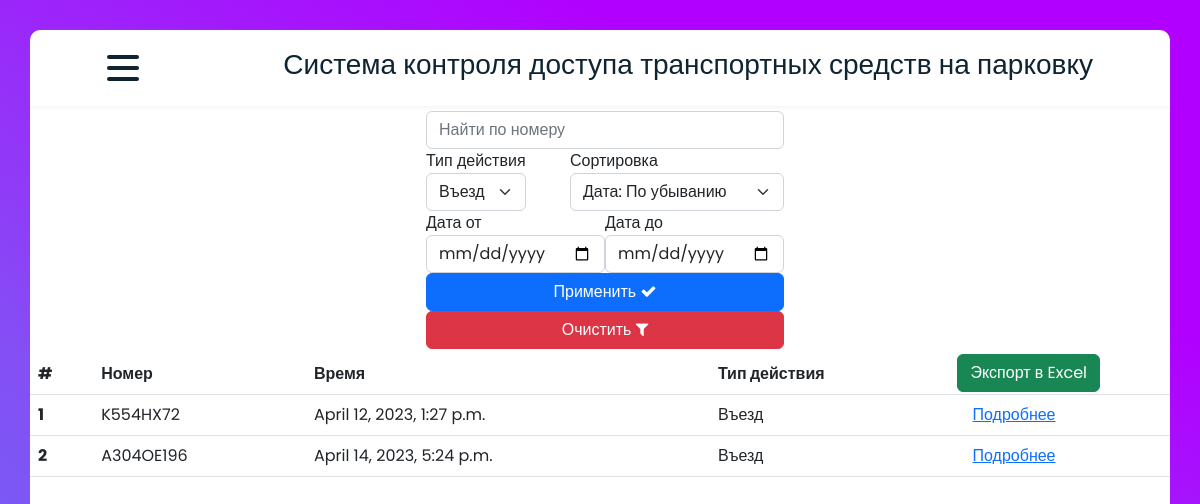
Before: /actions-history/ (signed in) with the older database file.
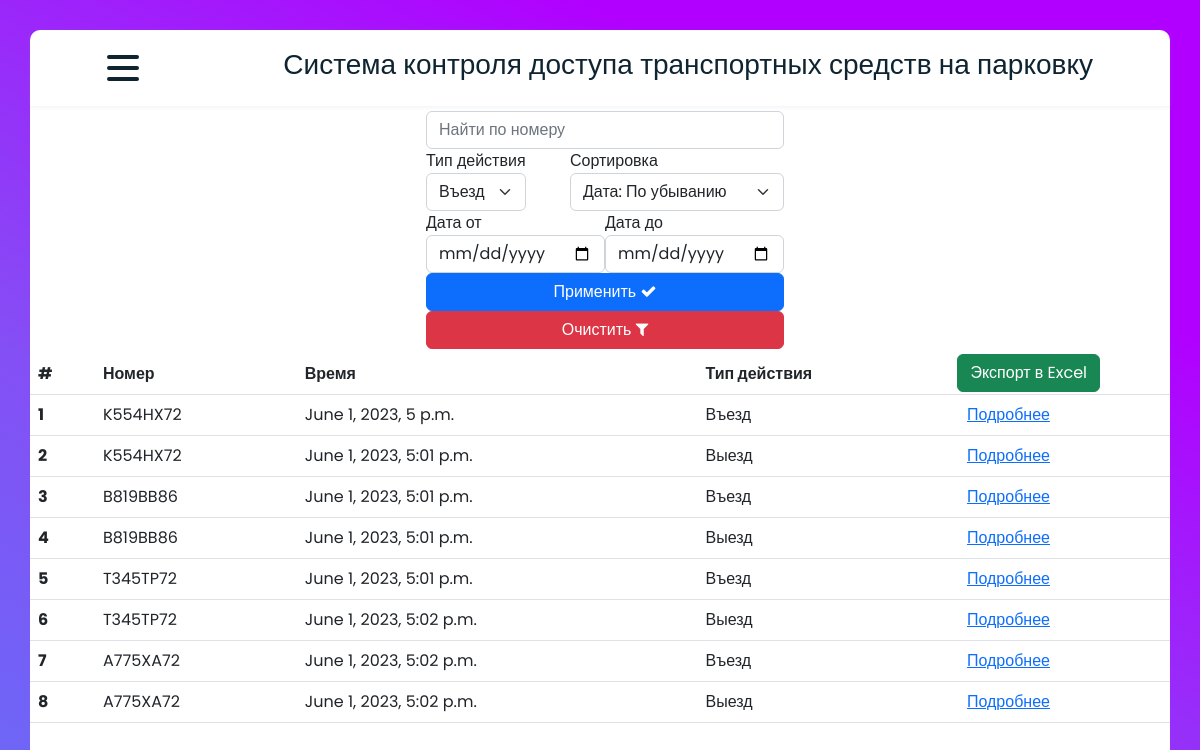
After: the same page with the newer database file.
### carRegister/models.py (models this page shows, shortened)
class CarRegister(models.Model):
    employee = models.ForeignKey(WhiteList, on_delete=models.CASCADE)
    type_of_action = models.CharField("Название действия", max_length=20)
    date = models.DateTimeField("Время")
    image = models.ImageField(upload_to='carRegister/')

class WhiteList(models.Model):
    name = models.CharField('Имя пользователя', max_length=50)
    car_number = models.CharField('Номер автомобиля', max_length=11)

### carRegister/views.py (the view)
# urls.py: path('actions-history/', actions_history),
@login_required(login_url='/account/login')
def actions_history(request):
    objects = {}
    if request.method == 'POST':
        number = request.POST.get('number')
        order = request.POST.get('order')
        date_from = request.POST.get('date_from')
        date_to = request.POST.get('date_to')
        type_of_action = request.POST.get('type_of_action')
        if number:
            number = WhiteList.objects.filter(car_number=number.upper().strip())
            cars = CarRegister.objects.filter(employee__in=number).filter(type_of_action=type_of_action)
        else:
            cars = CarRegister.objects.filter(type_of_action=type_of_action)
        if order == "desc":
            objects["objects"] = cars.order_by('-date')
        else:
            objects["objects"] = cars.order_by('date')
        if date_from:
            objects["objects"] = cars.filter(date__gte=date_from)
        if date_to:
            objects["objects"] = cars.filter(date__lte=date_to)
    else:
        objects["objects"] = CarRegister.objects.all()
    return render(request, 'carRegister/actions-history.html', objects)

### carRegister/templates/carRegister/actions-history.html (shortened to what this page needs)
{% extends 'carRegister/layout.html' %}
{% load static %}
{% block content %}
<div class="input-group" id="input-group" style="justify-content: center; margin: 5px;">
  <form action="" method="POST" style="display: flex; flex-direction: column;">
  <div class="form-outline">
    <input type="search" id="form1" name="number" class="form-control" placeholder="Найти по номеру" />
  </div>
    <div style="display: flex; flex-direction: column">
    <div class="form-outline" style="display: flex; justify-content: space-between;">
      <section>Тип действия<select name="type_of_action" id="type_of_action" class="form-select">
        <option value="Въезд">Въезд</option>
      </select>
        </section>
      <section>Сортировка
     <select name="order" id="order" class="form-select">
       <option value="desc"> Дата: По убыванию</option>
    </select>
        </section>
      </div>
      <div style="display: flex; flex-direction: row;">
        <section>Дата от<input type="date" id="date_from" name="date_from" class="form-control"/></section>
        <section>Дата до<input type="date" id="date_to" name="date_to" class="form-control"/></section>
      </div>
  <button type="submit" class="btn btn-primary">
  Применить <i class="fa fa-check"></i>
  </button>
      <a href="/actions-history/"><button class="btn btn-danger" style="width: 100%;">Очистить <i class="fa fa-filter" ></i></button></a>
      </div>
  </form>
</div>
<a id="export_button" href='/export_records/?order={{ request.POST.order|default_if_none:"" }}&number={{ request.POST.number|default_if_none:"" }}&date_from={{ request.POST.date_from|default_if_none:"" }}&date_to={{ request.POST.date_to|default_if_none:"" }}&type_of_action={{ request.POST.type_of_action|default_if_none:"" }}'><button style="margin: 0 auto; position: absolute; right: 100px;" class="btn btn-success">Экспорт в Excel</button></a>
<table class="table" id="table">
  <thead class="thead-dark">
    <tr>
      <th scope="col">#</th>
      <th scope="col">Номер</th>
      <th scope="col">Время</th>
        <th scope="col">Тип действия</th>
      <th scope="col">-</th>
    </tr>
  </thead>
  <tbody>
  {% for item in objects %}
    <tr>
      <th scope="row">{{ forloop.counter }}</th>
      <td>{{ item.employee.car_number }}</td>
      <td>{{ item.date }}</td>
      <td>{{ item.type_of_action }}</td>
    <td><a href="{% url 'actions_detail' item.id %}">Подробнее</a></td>
    </tr>
  {% endfor %}
  </tbody>
</table>
{% endblock %}

### carRegister/templates/carRegister/layout.html (shortened to what this page needs)
{% load static %}
<!doctype html>
<html lang="en">
<head>
    <link rel="stylesheet" href="https://cdn.jsdelivr.net/npm/bootstrap@5.2.3/dist/css/bootstrap.min.css">
    <link rel="stylesheet" href="{% static 'carRegister/css/main.css' %}">
    <link rel="stylesheet" type="text/css" href="{% static 'authController/css/font-awesome.min.css' %}">
</head>
<body>
<div class="wrapper">
    <div id="wrapper-inner">
     <nav>
      <div class="navbar">
        <div class="container nav-container">
            <div class="hamburger-lines">
              <span class="line line1"></span>
              <span class="line line2"></span>
              <span class="line line3"></span>
            </div>
          <div class="logo">
            <h3 style="margin: 0px; padding: 5px;">Система контроля доступа транспортных средств на парковку</h3>
          </div>
        </div>
      </div>
    </nav>
    {% block content %}
    {% endblock %}
    </div>
</div>
</body>
</html>

### carRegister/static/carRegister/css/main.css (style rules this page uses)
* { margin: 0; padding: 0; box-sizing: border-box; }
body { font-family: "Poppins", sans-serif; }
.container { max-width: 1050px; width: 90%; margin: auto; }
.navbar { width: 100%; box-shadow: 0 1px 4px rgb(146 161 176 / 15%); }
.nav-container { display: flex; justify-content: space-between; align-items: center; height: 70px; }
.nav-container { display: block; position: relative; height: 60px; }
.nav-container .hamburger-lines { display: block; height: 26px; width: 32px; position: absolute; top: 17px; left: 20px; z-index: 2; display: flex; flex-direction: column; justify-content: space-between; }
.nav-container .hamburger-lines .line { display: block; height: 4px; width: 100%; border-radius: 10px; background: #0e2431; }
.nav-container .hamburger-lines .line1 { transform-origin: 0% 0%; transition: transform 0.4s ease-in-out; }
.nav-container .hamburger-lines .line2 { transition: transform 0.2s ease-in-out; }
.nav-container .hamburger-lines .line3 { transform-origin: 0% 100%; transition: transform 0.4s ease-in-out; }
.logo { position: absolute; top: 5px; right: 15px; font-size: 1.2rem; color: #0e2431; }
body { background: rgb(2,0,36); background: linear-gradient(29deg, rgba(2,0,36,1) 0%, rgba(106,106,247,1) 0%, rgba(132,79,245,1) 32%, rgba(177,0,255,1) 77%); overflow-y: hidden; }
.wrapper { width: 95vw; height: 95vh; border-radius: 10px; margin: 30px auto; background-color: white; }

Changed rows visible on the page:
removed CarRegister: employee.car_number "K554HX72", date "April 12, 2023, 1:27 p.m.", type_of_action "Въезд"
removed CarRegister: employee.car_number "A304OE196", date "April 14, 2023, 5:24 p.m.", type_of_action "Въезд"
added CarRegister: employee.car_number "K554HX72", date "June 1, 2023, 5 p.m.", type_of_action "Въезд"
added CarRegister: employee.car_number "K554HX72", date "June 1, 2023, 5:01 p.m.", type_of_action "Выезд"
added CarRegister: employee.car_number "B819BB86", date "June 1, 2023, 5:01 p.m.", type_of_action "Въезд"
added CarRegister: employee.car_number "B819BB86", date "June 1, 2023, 5:01 p.m.", type_of_action "Выезд"
added CarRegister: employee.car_number "T345TP72", date "June 1, 2023, 5:01 p.m.", type_of_action "Въезд"
added CarRegister: employee.car_number "T345TP72", date "June 1, 2023, 5:02 p.m.", type_of_action "Выезд"
added CarRegister: employee.car_number "A775XA72", date "June 1, 2023, 5:02 p.m.", type_of_action "Въезд"
added CarRegister: employee.car_number "A775XA72", date "June 1, 2023, 5:02 p.m.", type_of_action "Выезд"
